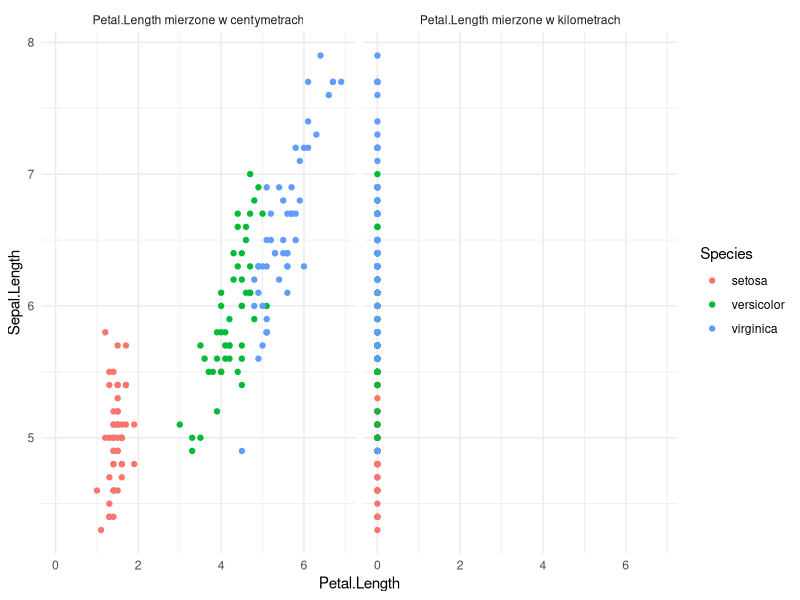
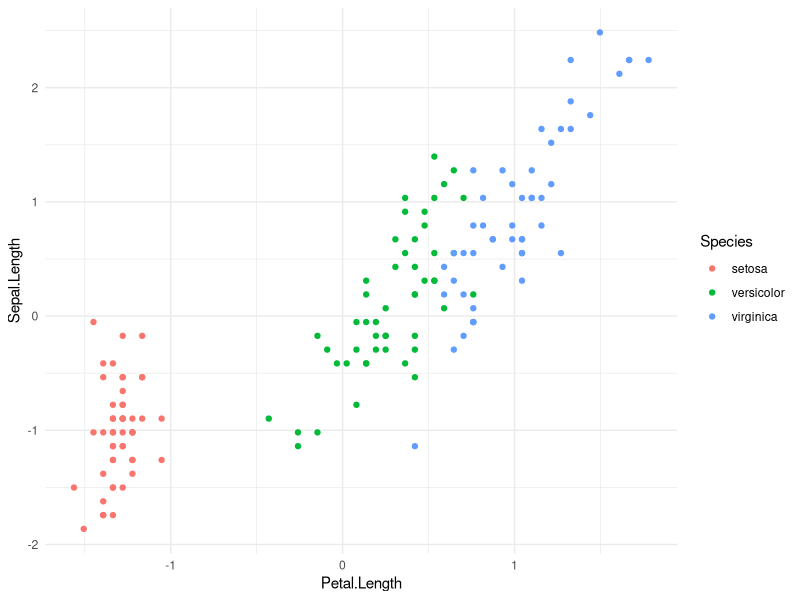

Here is the R script that generated these plots, in order: (Note: this script raises an error after producing the figures.)
## ---- chunk 1
library(ggplot2)
data(iris)
iris$Skala <- 'Petal.Length mierzone w centymetrach'
iris_km <- iris
iris_km$Petal.Length <- iris_km$Petal.Length/10000
iris_km$Skala <- 'Petal.Length mierzone w kilometrach'
iris_both <- rbind(iris, iris_km)
ggplot(iris_both, aes(y=Sepal.Length, x=Petal.Length, col=Species)) + 
  geom_point() + theme_minimal() + facet_wrap(.~Skala, scales='fixed')
## ---- chunk 2
iris[,1:4] <- apply(iris[,1:4], 2, function(x) x - mean(x))  
iris[,1:4] <- apply(iris[,1:4], 2, function(x) x / sd(x))
ggplot(iris, aes(x=Petal.Length, y=Sepal.Length, col=Species)) + geom_point() + theme_minimal()
## ---- chunk 3
library(dplyr)

wine[, -1]
## ---- chunk 4

wine[,-1] <- apply(wine[,-1], 2, function(x) x - mean(x))
wine[,-1] <- apply(wine[,-1], 2, function(x) x / sd(x))

wine$Quality <- as.factor(wine$Quality)
## ---- chunk 5
x <- c(0.42, 0.03, -0.90, 0.15, -1.25, -0.15, -0.01, 0.73, 0.90, -0.82, -0.69)

distances <- apply(wine[,-1], 1, function(y) sqrt(sum((x-y)^2)))
k <- 3
najblizsze_wiersze <- order(distances)[1:k]

najblizsze_klasy <- wine[najblizsze_wiersze, 1]

czestosc_klas <- table(najblizsze_klasy)
czestosc_klas
## ---- chunk 6
najczestsza_klasa <- which.max(czestosc_klas)
najczestsza_klasa
## ---- chunk 7
najczestsza_klasa <- levels(wine$Quality)[najczestsza_klasa]
## ---- chunk 8
indeksy_testowe <- sample(1:nrow(wine), 480, replace=F)
zbior_testowy <- wine[indeksy_testowe, ]
zbior_treningowy <- wine[-indeksy_testowe, ]

library(class)
library(ggplot2)

calc_accuracy <- function(n) {
  mean(knn(zbior_treningowy[,-1], zbior_testowy[,-1], zbior_treningowy[,1], k=n)==zbior_testowy[,1])
}

max_k = 15

accuracies <- data.frame(x = 1:max_k, y = sapply(1:max_k, calc_accuracy))

ggplot(accuracies, aes(x = x, y = y)) +
  geom_point() +
  scale_x_continuous(breaks = accuracies$x)

## ---- chunk 9
conf_matrix = matrix(c(99, 1, 0, 0), nrow=2)

print(apply(conf_matrix, 2, sum))

safe_division <- function(numerator, denominator) {
  if (denominator == 0) {
    return(0)  # Return NA if division by zero
  } else {
    return(numerator / denominator)
  }
}

print(conf_matrix)

precision_A <- safe_division(conf_matrix[1, 1], sum(conf_matrix[1]))
recall_A <- safe_division(conf_matrix[1, 1], sum(conf_matrix[,1]))

precision_B <- safe_division(conf_matrix[2, 2], sum(conf_matrix[2]))
recall_B <- safe_division(conf_matrix[2, 2], sum(conf_matrix[,2]))
## ---- chunk 10
k_values <- c(2, 6, 9)
zbior_testowy <- wine[indeksy_testowe, ]
zbior_treningowy <- wine[-indeksy_testowe, ]

evaluate_knn <- function(k) {
  predictions <- knn(zbior_treningowy[,-1], zbior_testowy[,-1], zbior_treningowy[,1], k=n)

  confusion_matrix <- table(Predicted = predictions, Actual = zbior_testowy[,1])
  
  precision <- diag(confusion_matrix) / rowSums(confusion_matrix)
  recall <- diag(confusion_matrix) / colSums(confusion_matrix)
  
  return(data.frame(
    k = k,
    Class = names(precision),
    Precision = precision,
    Recall = recall
  ))
}

results_k3 <- evaluate_knn(k = 2)
results_k5 <- evaluate_knn(k = 6)
results_k7 <- evaluate_knn(k = 9)

results <- rbind(results_k3, results_k5, results_k7)


